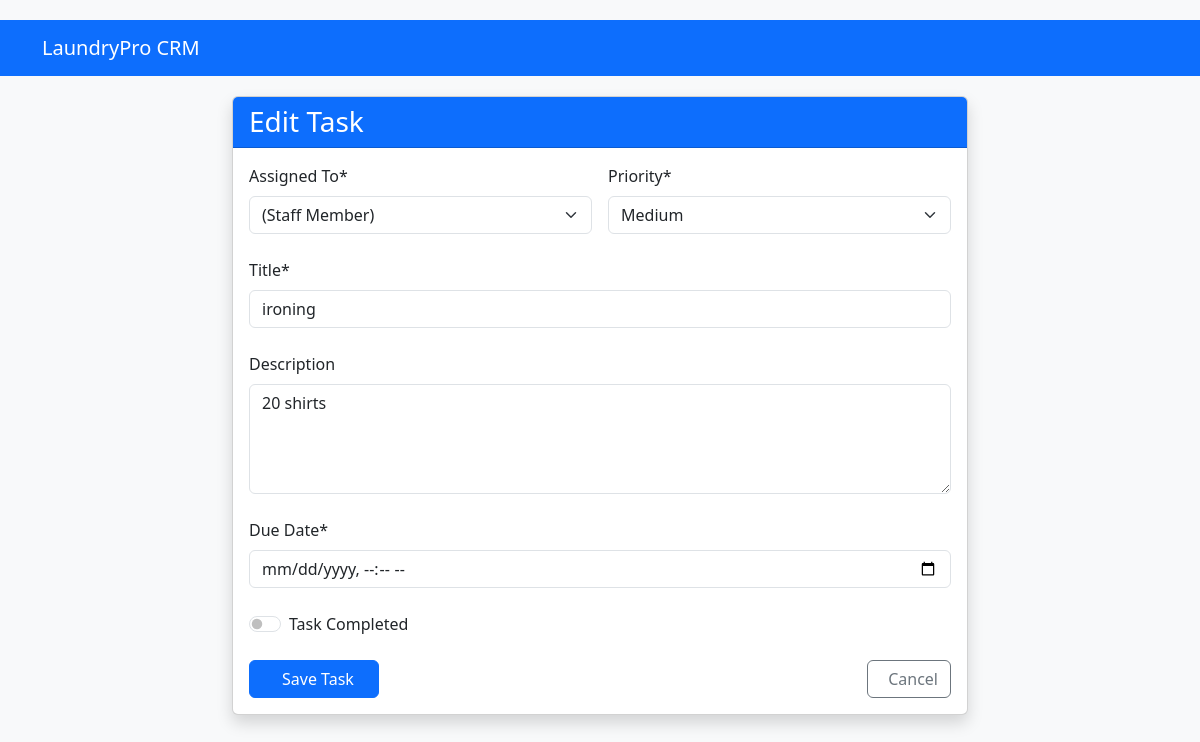
The app's page /tasks/1/edit/ with its own data.
### webapp/models.py (models this page shows, shortened)
class Staff(models.Model):
    POSITION_CHOICES = [
        ('ADMIN', 'Administrator'),
        ('MANAGER', 'Manager'),
        ('STAFF', 'Staff Member'),
        ('DRIVER', 'Delivery Driver'),
        ('WASHER', 'Washer'),
        ('PRESSER', 'Presser'),
    ]
    user = models.OneToOneField(User, on_delete=models.CASCADE)
    position = models.CharField(max_length=20, choices=POSITION_CHOICES)
    phone = models.CharField(max_length=20)
    address = models.CharField(max_length=300, blank=True, null=True)
    hire_date = models.DateField(auto_now_add=True)
    is_active = models.BooleanField(default=True)
    def __str__(self):
        return f"{self.user.get_full_name()} ({self.get_position_display()})"

class Task(models.Model):
    PRIORITY_CHOICES = [
        ('LOW', 'Low'),
        ('MEDIUM', 'Medium'),
        ('HIGH', 'High'),
    ]
    assigned_to = models.ForeignKey(Staff, on_delete=models.CASCADE)
    title = models.CharField(max_length=200)
    description = models.TextField()
    due_date = models.DateTimeField()
    priority = models.CharField(max_length=10, choices=PRIORITY_CHOICES, default='MEDIUM')
    is_completed = models.BooleanField(default=False)
    created_at = models.DateTimeField(auto_now_add=True)
    completed_at = models.DateTimeField(blank=True, null=True)

### webapp/views.py (the view, shortened to what this page needs)
# urls.py: path('tasks/<int:pk>/edit/', views.TaskUpdateView.as_view(), name='task_update'),
class TaskUpdateView(UpdateView):
    model = Task
    form_class = TaskForm
    template_name = 'webapp/tasks/task_form.html'
    success_url = reverse_lazy('task_list')

### webapp/forms.py
class TaskForm(forms.ModelForm):
    class Meta:
        model = Task
        fields = ['assigned_to', 'title', 'description', 'due_date', 'priority']
        widgets = {
            'due_date': forms.DateTimeInput(attrs={'type': 'datetime-local'}),
            'description': forms.Textarea(attrs={'rows': 3}),
        }

### webapp/templates/webapp/tasks/task_form.html (shortened to what this page needs)
{% extends 'webapp/base.html' %}
{% block content %}
<div class="row justify-content-center">
    <div class="col-lg-8">
        <div class="card shadow">
            <div class="card-header bg-primary text-white">
                <h3 class="mb-0">{% if object %}Edit{% else %}Create{% endif %} Task</h3>
            </div>
            <div class="card-body">
                <form method="post" class="needs-validation" novalidate>
                    <div class="row g-3 mb-4">
                        <div class="col-md-6">
                            <label for="{{ form.assigned_to.id_for_label }}" class="form-label">Assigned To*</label>
                            <select class="form-select" id="{{ form.assigned_to.id_for_label }}"
                                    name="{{ form.assigned_to.html_name }}" required>
                                {% for choice in form.assigned_to.field.choices %}
                                <option value="{{ choice.0 }}" {% if form.assigned_to.value == choice.0 %}selected{% endif %}>
                                    {{ choice.1 }}
                                </option>
                                {% endfor %}
                            </select>
                        </div>
                        <div class="col-md-6">
                            <label for="{{ form.priority.id_for_label }}" class="form-label">Priority*</label>
                            <select class="form-select" id="{{ form.priority.id_for_label }}"
                                    name="{{ form.priority.html_name }}" required>
                                {% for choice in form.priority.field.choices %}
                                <option value="{{ choice.0 }}" {% if form.priority.value == choice.0 %}selected{% endif %}>
                                    {{ choice.1 }}
                                </option>
                                {% endfor %}
                            </select>
                        </div>
                    </div>
                    <div class="mb-4">
                        <label for="{{ form.title.id_for_label }}" class="form-label">Title*</label>
                        <input type="text" class="form-control" id="{{ form.title.id_for_label }}"
                               name="{{ form.title.html_name }}" value="{{ form.title.value|default:'' }}" required>
                    </div>
                    <div class="mb-4">
                        <label for="{{ form.description.id_for_label }}" class="form-label">Description</label>
                        <textarea class="form-control" id="{{ form.description.id_for_label }}"
                                  name="{{ form.description.html_name }}" rows="4">{{ form.description.value|default:'' }}</textarea>
                    </div>
                    <div class="mb-4">
                        <label for="{{ form.due_date.id_for_label }}" class="form-label">Due Date*</label>
                        <input type="datetime-local" class="form-control" id="{{ form.due_date.id_for_label }}"
                               name="{{ form.due_date.html_name }}" value="{{ form.due_date.value|default:'' }}" required>
                    </div>
                    {% if object %}
                    <div class="mb-4">
                        <div class="form-check form-switch">
                            <input class="form-check-input" type="checkbox" role="switch"
                                   id="{{ form.is_completed.id_for_label }}" name="{{ form.is_completed.html_name }}"
                                   {% if form.is_completed.value %}checked{% endif %}>
                            <label class="form-check-label" for="{{ form.is_completed.id_for_label }}">Task Completed</label>
                        </div>
                    </div>
                    {% endif %}
                    <div class="d-flex justify-content-between">
                        <button type="submit" class="btn btn-primary px-4">
                            Save Task
                        </button>
                        <a href="{% url 'task_list' %}" class="btn btn-outline-secondary">
                            Cancel
                        </a>
                    </div>
                </form>
            </div>
        </div>
    </div>
</div>
{% endblock %}

### webapp/templates/webapp/base.html (style rules this page uses)
body { padding-top: 20px; background-color: #f8f9fa; }
.card { margin-bottom: 20px; box-shadow: 0 2px 4px rgba(0,0,0,0.1); }
.card-header { font-weight: bold; }

### records on screen
Staff: assigned_to "(Staff Member)"
Task: priority "Medium", title "ironing", description "20 shirts"
